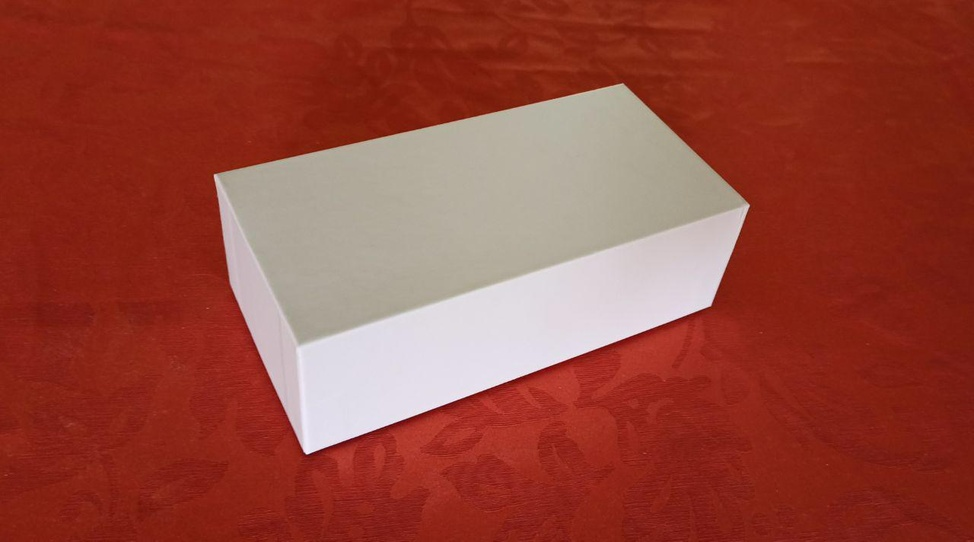
#> input picture Visione computazionale/Python/4. Riproiezione 3D-2D/Image1.jpg, 974 x 542 px, shrunk from 1280 x 712 before the run
$ python reprojection.py
#> lines starting #> are read from the running program, lines starting #| are printed output that depends on the picture
import numpy as np
import matplotlib.pyplot as plt
import cv2
from scipy.io import loadmat

# Normalize function
def normalize(m):
    return m / m[-1, :]

# Load image
def load_image(filename):
#> called with filename = 'Image1.jpg'
    img = cv2.imread(filename)
#> img is the input picture: shape (542, 974, 3); mean B, G, R 58.9, 70.8, 149.9
    img = cv2.cvtColor(img, cv2.COLOR_BGR2RGB)  # Convert BGR to RGB for matplotlib
    return img

# Generate sphere points
def generate_sphere(radius=1.8, resolution=30):
    u = np.linspace(0, 2 * np.pi, resolution)
    v = np.linspace(0, np.pi, resolution)
    x = radius * np.outer(np.cos(u), np.sin(v))
    y = radius * np.outer(np.sin(u), np.sin(v))
    z = radius * np.outer(np.ones(np.size(u)), np.cos(v))
    return x, y, z

# Animation 1: Moving point along y-axis
def animation_1():
    img = load_image('Image1.jpg')
    data = loadmat('Calib_direct_1.mat')
#> (reads Visione computazionale/Python/4. Riproiezione 3D-2D/Calib_direct_1.mat from the repository)
    P = data['P']

    Mi = np.array([
        [0, 0, 0, 1],
        [0, 0, 8.3, 1],
        [5.3, 0, 8.3, 1],
        [5.3, 0, 0, 1],
        [0, 14.8, 8.3, 1],
        [5.3, 14.8, 8.3, 1]
    ])

    point = np.array([5.3, 0, 8.3, 1])
    m = P @ point
    m = m / m[2]

    plt.imshow(img)
    # plt.plot(m[0], m[1], 'ro', markersize=5, linewidth=2)
    pl, = plt.plot([m[0]], [m[1]], 'ro', markersize=5, linewidth=2)

    for i in range(2, 52):
        point = np.array([5.3, 14.8 * (i - 1) / 50, 8.3, 1])
        m = P @ point
        m = m / m[2]
        pl.set_data([m[0]], [m[1]])
        plt.pause(0.2)

    plt.show()

# Animation 2: Moving sphere along a trajectory
def animation_2():
    img = load_image('Image2.jpg')
#> call 2 of load_image, with filename = 'Image2.jpg'
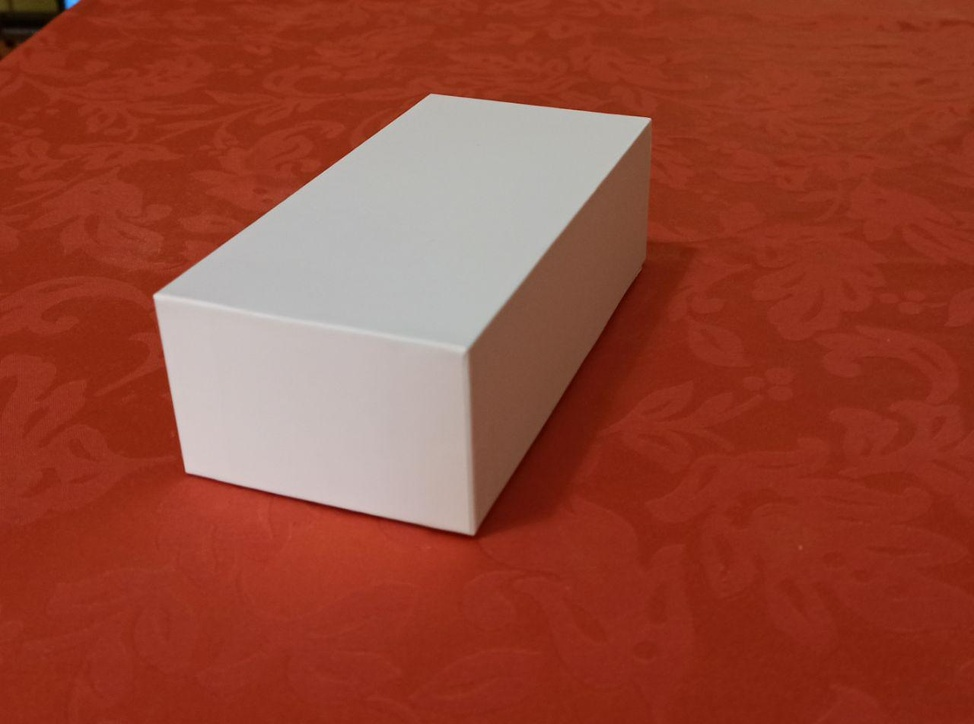
#> input picture Visione computazionale/Python/4. Riproiezione 3D-2D/Image2.jpg, 974 x 724 px, shrunk from 1280 x 952 before the run
#> in load_image, img is the input picture: shape (724, 974, 3); mean B, G, R 52.9, 70.4, 149.7
    data = loadmat('Calib_direct_2.mat')
#> (reads Visione computazionale/Python/6. Geometria epipolare/Calib_direct_2.mat from the repository)
    P = data['P']

    X, Y, Z = generate_sphere()

    def center(t):
        x = -0.47 * t + 2.9
        y = 9.3
        z = 2 * t**2 - 1.64 * t - 1.8
        return x, y, z

    for t in np.arange(0, 3.1, 0.1):
        plt.clf()
        plt.imshow(img)
        x, y, z = center(t)
        Sph = np.array([
            1.8 * X.ravel() + x,
            1.8 * Y.ravel() + y,
            1.8 * Z.ravel() + z,
            np.ones(X.size)
        ])
        sph = normalize(P @ Sph)
        plt.scatter(sph[0, :], sph[1, :], c='red', s=1)
        plt.pause(0.01)
#> this loop made 31 passes
#> pass 1, in animation_2, `plt.pause(0.01)`:
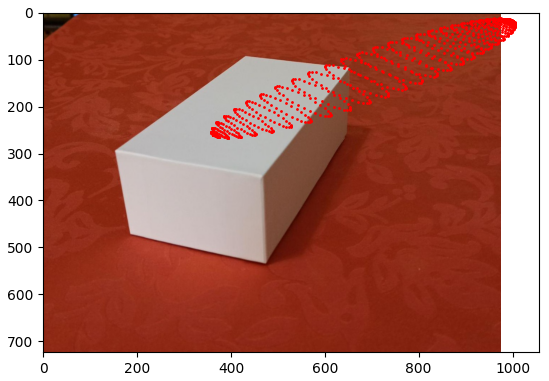
#> figure drawn by matplotlib, 1 panel

    for t in np.arange(3, -0.1, -0.1):
        plt.clf()
        plt.imshow(img)
        x, y, z = center(t)
        Sph = np.array([
            1.8 * X.ravel() + x,
            1.8 * Y.ravel() + y,
            1.8 * Z.ravel() + z,
            np.ones(X.size)
        ])
        sph = normalize(P @ Sph)
        plt.scatter(sph[0, :], sph[1, :], c='red', s=1)
        plt.pause(0.005)
#> this loop made 31 passes
#> pass 1, in animation_2, `plt.pause(0.005)`:
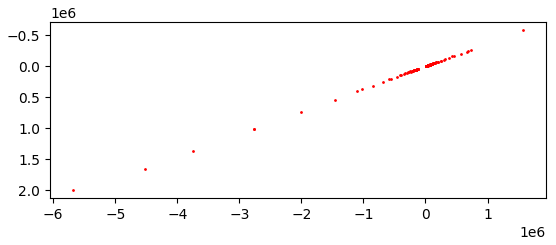
#> figure drawn by matplotlib, 1 panel
#> pass 2, in animation_2, `plt.pause(0.005)`:
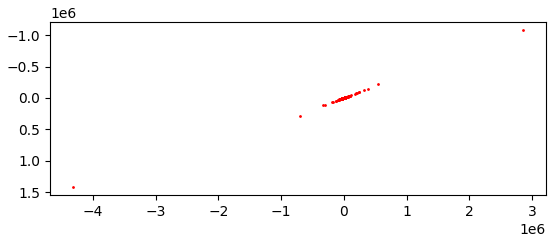
#> figure drawn by matplotlib, 1 panel

    plt.show()

# Animation 3: Bouncing sphere
def animation_3():
    img = load_image('Image1.jpg')
    data = loadmat('Calib_direct_1.mat')
    P = data['P']

    box_limits_y = [2.6, 14.8]
    pos = np.array([2.5, 7, 4])
    vel = np.array([0, 0.15, 0])
    raggio = 1.8

    X, Y, Z = generate_sphere(radius=raggio, resolution=30)

    plt.figure()
    for frame in range(300):
        pos += vel

        if pos[1] - raggio < box_limits_y[0]:
            vel[1] = abs(vel[1])
        elif pos[1] + raggio > box_limits_y[1]:
            vel[1] = -abs(vel[1])

        Sph = np.array([
            raggio * X.ravel() + pos[0],
            raggio * Y.ravel() + pos[1],
            raggio * Z.ravel() + pos[2],
            np.ones(X.size)
        ])

        proj = P @ Sph
        proj = proj / proj[2, :]

        plt.clf()
        plt.imshow(img)
        plt.scatter(proj[0, :], proj[1, :], c='red', s=10)
        plt.pause(0.02)
#> this loop made 300 passes
#> pass 1, in animation_3, `plt.pause(0.02)`:
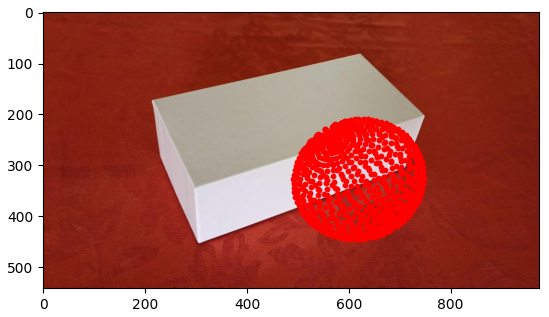
#> figure drawn by matplotlib, 1 panel
#> pass 2, in animation_3, `plt.pause(0.02)`:
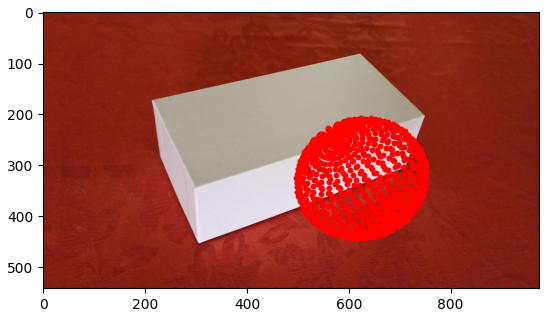
#> figure drawn by matplotlib, 1 panel
#> after the loop, pos = [2.5, 8.8, 4]; vel = [0, -0.15, 0]

    plt.show()
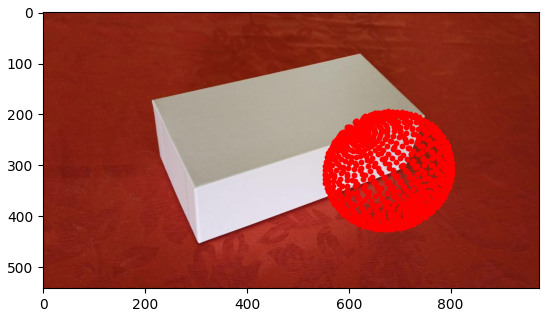
#> figure drawn by matplotlib, 1 panel

# Run animations
if __name__ == "__main__":
    animation_1()
    animation_2()
    animation_3()
